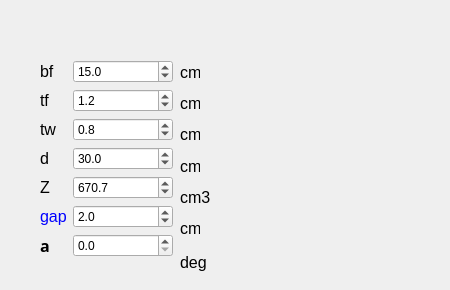
      <widget class="QWidget" name="tab_4">
       <attribute name="title">
        <string>مقطع تیر</string>
       </attribute>
       <widget class="QLabel" name="label_35">
        <property name="geometry">
         <rect>
          <x>200</x>
          <y>-10</y>
          <width>241</width>
          <height>281</height>
         </rect>
        </property>
        <property name="text">
         <string/>
        </property>
        <property name="pixmap">
         <pixmap>pic/tir.jpg</pixmap>
        </property>
        <property name="scaledContents">
         <bool>true</bool>
        </property>
       </widget>
       <widget class="QWidget" name="formLayoutWidget_3">
        <property name="geometry">
         <rect>
          <x>40</x>
          <y>60</y>
          <width>141</width>
          <height>213</height>
         </rect>
        </property>
        <layout class="QFormLayout" name="formLayout_2">
         <item row="0" column="0">
          <widget class="QLabel" name="label_37">
           <property name="maximumSize">
            <size>
             <width>20</width>
             <height>16777215</height>
            </size>
           </property>
           <property name="font">
            <font>
             <pointsize>12</pointsize>
             <weight>50</weight>
             <bold>false</bold>
            </font>
           </property>
           <property name="text">
            <string>bf</string>
           </property>
          </widget>
         </item>
         <item row="0" column="1">
          <widget class="QDoubleSpinBox" name="bf">
           <property name="maximumSize">
            <size>
             <width>100</width>
             <height>16777215</height>
            </size>
           </property>
           <property name="decimals">
            <number>1</number>
           </property>
           <property name="maximum">
            <double>100000000.000000000000000</double>
           </property>
           <property name="value">
            <double>15.000000000000000</double>
           </property>
          </widget>
         </item>
         <item row="1" column="1">
          <widget class="QDoubleSpinBox" name="tf">
           <property name="maximumSize">
            <size>
             <width>100</width>
             <height>16777215</height>
            </size>
           </property>
           <property name="decimals">
            <number>1</number>
           </property>
           <property name="maximum">
            <double>100000000.000000000000000</double>
           </property>
           <property name="value">
            <double>1.200000000000000</double>
           </property>
          </widget>
         </item>
         <item row="2" column="0">
          <widget class="QLabel" name="label_39">
           <property name="maximumSize">
            <size>
             <width>20</width>
             <height>16777215</height>
            </size>
           </property>
           <property name="font">
            <font>
             <pointsize>12</pointsize>
             <weight>50</weight>
             <bold>false</bold>
            </font>
           </property>
           <property name="text">
            <string>tw</string>
           </property>
          </widget>
         </item>
         <item row="2" column="1">
          <widget class="QDoubleSpinBox" name="tw">
           <property name="maximumSize">
            <size>
             <width>100</width>
             <height>16777215</height>
            </size>
           </property>
           <property name="decimals">
            <number>1</number>
           </property>
           <property name="maximum">
            <double>100000000.000000000000000</double>
           </property>
           <property name="value">
            <double>0.800000000000000</double>
           </property>
          </widget>
         </item>
         <item row="3" column="0">
          <widget class="QLabel" name="label_40">
           <property name="maximumSize">
            <size>
             <width>20</width>
             <height>16777215</height>
            </size>
           </property>
           <property name="font">
            <font>
             <pointsize>12</pointsize>
             <weight>50</weight>
             <bold>false</bold>
            </font>
           </property>
           <property name="text">
            <string>d</string>
           </property>
          </widget>
         </item>
         <item row="3" column="1">
          <widget class="QDoubleSpinBox" name="dtotal">
           <property name="maximumSize">
            <size>
             <width>100</width>
             <height>16777215</height>
            </size>
           </property>
           <property name="decimals">
            <number>1</number>
           </property>
           <property name="maximum">
            <double>100000000.000000000000000</double>
           </property>
           <property name="value">
            <double>30.000000000000000</double>
           </property>
          </widget>
         </item>
         <item row="1" column="0">
          <widget class="QLabel" name="label_38">
           <property name="maximumSize">
            <size>
             <width>20</width>
             <height>16777215</height>
            </size>
           </property>
           <property name="font">
            <font>
             <pointsize>12</pointsize>
             <weight>50</weight>
             <bold>false</bold>
            </font>
           </property>
           <property name="text">
            <string>tf</string>
           </property>
          </widget>
         </item>
         <item row="4" column="1">
          <widget class="QDoubleSpinBox" name="zp">
           <property name="maximumSize">
            <size>
             <width>100</width>
             <height>16777215</height>
            </size>
           </property>
           <property name="toolTip">
            <string>اساس مقطع پلاستیک محور قوی Zx</string>
           </property>
           <property name="decimals">
            <number>1</number>
           </property>
           <property name="maximum">
            <double>100000000.000000000000000</double>
           </property>
           <property name="value">
            <double>670.700000000000045</double>
           </property>
          </widget>
         </item>
         <item row="4" column="0">
          <widget class="QLabel" name="label_49">
           <property name="maximumSize">
            <size>
             <width>20</width>
             <height>16777215</height>
            </size>
           </property>
           <property name="font">
            <font>
             <pointsize>12</pointsize>
             <weight>50</weight>
             <bold>false</bold>
            </font>
           </property>
           <property name="text">
            <string>Z</string>
           </property>
          </widget>
         </item>
         <item row="5" column="0">
          <widget class="QLabel" name="label_57">
           <property name="maximumSize">
            <size>
             <width>30</width>
             <height>16777215</height>
            </size>
           </property>
           <property name="font">
            <font>
             <pointsize>12</pointsize>
             <weight>50</weight>
             <bold>false</bold>
            </font>
           </property>
           <property name="text">
            <string>&lt;html&gt;&lt;head/&gt;&lt;body&gt;&lt;p&gt;&lt;span style=&quot; color:#0000ff;&quot;&gt;gap&lt;/span&gt;&lt;/p&gt;&lt;/body&gt;&lt;/html&gt;</string>
           </property>
          </widget>
         </item>
         <item row="5" column="1">
          <widget class="QDoubleSpinBox" name="gap">
           <property name="maximumSize">
            <size>
             <width>100</width>
             <height>16777215</height>
            </size>
           </property>
           <property name="toolTip">
            <string>بادخور بین تیر و ستون</string>
           </property>
           <property name="decimals">
            <number>1</number>
           </property>
           <property name="maximum">
            <double>100000000.000000000000000</double>
           </property>
           <property name="value">
            <double>2.000000000000000</double>
           </property>
          </widget>
         </item>
         <item row="6" column="1">
          <widget class="QDoubleSpinBox" name="h_angel">
           <property name="maximumSize">
            <size>
             <width>100</width>
             <height>16777215</height>
            </size>
           </property>
           <property name="toolTip">
            <string>زاویه افقی تیر در پلان xy  نسبت به محور x</string>
           </property>
           <property name="decimals">
            <number>1</number>
           </property>
           <property name="maximum">
            <double>100000000.000000000000000</double>
           </property>
           <property name="value">
            <double>0.000000000000000</double>
           </property>
          </widget>
         </item>
         <item row="6" column="0">
          <widget class="QLabel" name="label_23">
           <property name="maximumSize">
            <size>
             <width>15</width>
             <height>16777215</height>
            </size>
           </property>
           <property name="font">
            <font>
             <family>GreekC</family>
             <pointsize>12</pointsize>
             <weight>75</weight>
             <bold>true</bold>
            </font>
           </property>
           <property name="text">
            <string>&lt;html&gt;&lt;head/&gt;&lt;body&gt;&lt;p&gt;&lt;span style=&quot; color:#000000;&quot;&gt;a&lt;/span&gt;&lt;/p&gt;&lt;/body&gt;&lt;/html&gt;</string>
           </property>
          </widget>
         </item>
        </layout>
       </widget>
       <widget class="QWidget" name="verticalLayoutWidget">
        <property name="geometry">
         <rect>
          <x>180</x>
          <y>60</y>
          <width>32</width>
          <height>181</height>
         </rect>
        </property>
        <layout class="QVBoxLayout" name="verticalLayout">
         <item>
          <widget class="QLabel" name="label_42">
           <property name="maximumSize">
            <size>
             <width>20</width>
             <height>16777215</height>
            </size>
           </property>
           <property name="font">
            <font>
             <pointsize>12</pointsize>
             <weight>50</weight>
             <bold>false</bold>
            </font>
           </property>
           <property name="text">
            <string>cm</string>
           </property>
          </widget>
         </item>
         <item>
          <widget class="QLabel" name="label_44">
           <property name="maximumSize">
            <size>
             <width>20</width>
             <height>16777215</height>
            </size>
           </property>
           <property name="font">
            <font>
             <pointsize>12</pointsize>
             <weight>50</weight>
             <bold>false</bold>
            </font>
           </property>
           <property name="text">
            <string>cm</string>
           </property>
          </widget>
         </item>
         <item>
          <widget class="QLabel" name="label_43">
           <property name="maximumSize">
            <size>
             <width>20</width>
             <height>16777215</height>
            </size>
           </property>
           <property name="font">
            <font>
             <pointsize>12</pointsize>
             <weight>50</weight>
             <bold>false</bold>
            </font>
           </property>
           <property name="text">
            <string>cm</string>
           </property>
          </widget>
         </item>
         <item>
          <widget class="QLabel" name="label_41">
           <property name="maximumSize">
            <size>
             <width>20</width>
             <height>16777215</height>
            </size>
           </property>
           <property name="font">
            <font>
             <pointsize>12</pointsize>
             <weight>50</weight>
             <bold>false</bold>
            </font>
           </property>
           <property name="text">
            <string>cm</string>
           </property>
          </widget>
         </item>
         <item>
          <widget class="QLabel" name="label_50">
           <property name="maximumSize">
            <size>
             <width>30</width>
             <height>16777215</height>
            </size>
           </property>
           <property name="font">
            <font>
             <pointsize>12</pointsize>
             <weight>50</weight>
             <bold>false</bold>
            </font>
           </property>
           <property name="text">
            <string>cm3</string>
           </property>
          </widget>
         </item>
         <item>
          <widget class="QLabel" name="label_58">
           <property name="maximumSize">
            <size>
             <width>20</width>
             <height>16777215</height>
            </size>
           </property>
           <property name="font">
            <font>
             <pointsize>12</pointsize>
             <weight>50</weight>
             <bold>false</bold>
            </font>
           </property>
           <property name="text">
            <string>cm</string>
           </property>
          </widget>
         </item>
        </layout>
       </widget>
       <widget class="QLabel" name="label_60">
        <property name="geometry">
         <rect>
          <x>180</x>
          <y>250</y>
          <width>51</width>
          <height>25</height>
         </rect>
        </property>
        <property name="maximumSize">
         <size>
          <width>200</width>
          <height>16777215</height>
         </size>
        </property>
        <property name="font">
         <font>
          <pointsize>12</pointsize>
          <weight>50</weight>
          <bold>false</bold>
         </font>
        </property>
        <property name="text">
         <string>deg</string>
        </property>
       </widget>
      </widget>
